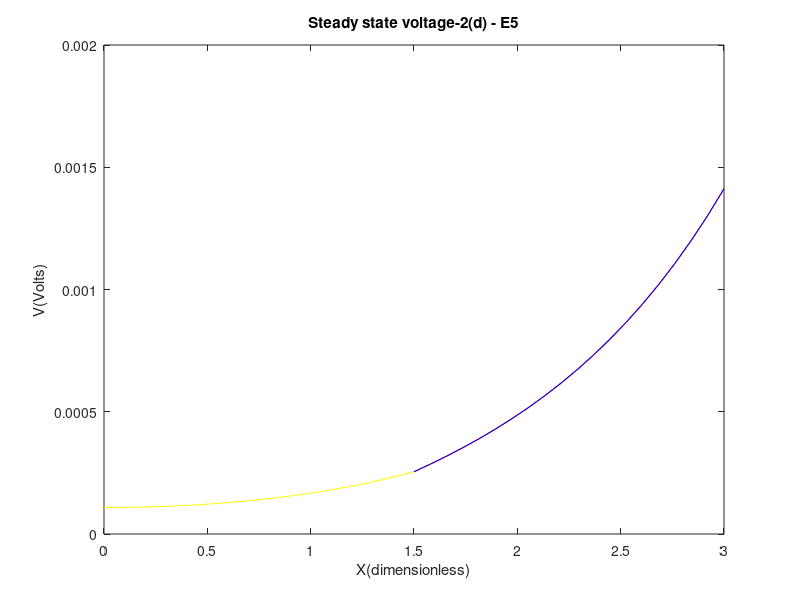

This chart was generated by the following MATLAB code:

%Defining matrix A and boundray conditions

% electrical constants and derived quantities for typical 
% mammalian dendrite

% Dimensions of compartments

d1 = 75e-4; 			% cm
d21 = 30e-4; 			% cm
d22 = 15e-4; 			% cm
% d21 = 47.2470e-4;       % E9 cm
% d22 = d21;               % E9 cm

l1 = 1.5;			% dimensionless
l21 = 3.0;			% dimensionless
l22 = 3.0;			% dimensionless

% Electrical properties of compartments

Rm = 6e3;			% Ohms cm^2
Rc = 90;			% Ohms cm
Rs = 1e6;			% Ohms

c1 = 2*(Rc*Rm)^(1/2)/pi;

rl1 = c1*d1^(-3/2);		% Ohms
rl21 = c1*d21^(-3/2);		% Ohms
rl22 = c1*d22^(-3/2);		% Ohms


% Applied current

iapp = 1e-9; 	% Amps

% Coefficient matrices

A = [1 -1 0 0 0 0;
     0 0 exp(-l21) exp(l21) 0 0;
     0 0 0 0 exp(-l22) exp(l22);
     exp(-l1) exp(l1) -exp(-l1) -exp(l1) 0 0;
     0 0 exp(-l1) exp(l1) -exp(-l1) -exp(l1);
     -exp(-l1) exp(l1) rl1*exp(-l1)/rl21 -rl1*exp(l1)/rl21 rl1*exp(-l1)/rl22 -rl1*exp(-l1)/rl22];

b = [rl1*iapp 0 0 0 0 0]';


%% Question 3 
% 
% 
% Calculating Values of coefficients
% 
% 

x=A\b;
display(x);
%% 
% Values of coefficients
%A1= 0.0007
%B1= 0.0000
%A21= 0.0011
%B21= -0.0000
%A22= 0.0011
%B22= -0.0000
% 
%Plotting the steady state voltage profiles
%
%% Question 4 


y1 = linspace(0, l1, 20);
y21 = linspace(l1, l21, 20);
y22 = linspace(l1, l22, 20);
v1 = x(1) * exp(-y1) + x(2) * exp(y1);
v21 = x(3) * exp(-y21) + x(4) * exp(y21);
v22 = x(5) * exp(-y22) + x(6) * exp(y22);
plot(y1, v1, 'y-', y21, v21, 'r-', y22, v22, 'b-');
xlabel('X (dimensionless)');
ylabel('V (volts)');
title('Steady-state voltage - E5'); 
% 
%Observations
%In this analysis, it's evident that the red line is not visible in the diagram, indicating either its
%equality or extreme proximity to the blue line. Since the yellow line, representing the parent
%branch, does not affect the daughter branches, it's reasonable to deduce that the red and
%blue lines are equivalent. Consequently, the steady-state voltage profiles of both daughter
%branches are identical.
%Moreover, the code confirms this deduction. By plotting the red and blue lines for the
%daughter branches, with the red line being imperceptible, it's apparent that the blue line has
%overwritten it. This alignment implies equality between the two lines and thus between the
%steady-state voltage profiles of the daughter branches.
%In summary, both the diagram and the code strongly support the conclusion that the
%steady-state voltage profiles of the two daughbranches arecare equual

% 
%% 4. Solutions for different boundary conditions 
% 
% 
% Plotting steady state voltage profiles for different boundary contions
% 
% 
% 
% Boundary condition 1-2(a)

A2_a=A;
A2_a(2,:) = [0 0 -exp(-l21) exp(l21) 0 0];
x=A2_a\b;
y1=linspace(0,l1,20);
y21=linspace(l1,l21,20);
y22=linspace(l1,l22,20);
v1=x(1)*exp(-y1)+x(2)*exp(y1);
v21=x(3)*exp(-y21)+x(4)*exp(y21);
v22=x(5)*exp(-y22)+x(6)*exp(y22);
plot(y1,v1,'y-',y21,v21,'r-',y22,v22,'b-');
xlabel('X(dimensionless)');
ylabel('V(Volts)');
title('Steady state voltage - E5')
%Boundary condition 2-2(b)

A2_b=A;
A2_b(2,:) = [0 0 -exp(-l21) exp(l21) 0 0];
A2_b(3,:) = [0 0 0 0 -exp(-l22) exp(l22)];
x=A2_b\b;
y1=linspace(0,l1,20);
y21=linspace(l1,l21,20);
y22=linspace(l1,l22,20);
v1=x(1)*exp(-y1)+x(2)*exp(y1);
v21=x(3)*exp(-y21)+x(4)*exp(y21);
v22=x(5)*exp(-y22)+x(6)*exp(y22);
plot(y1,v1,'y-',y21,v21,'r-',y22,v22,'b-');
xlabel('X(dimensionless)');
ylabel('V(Volts)');
title('Steady state voltage - E5');
% Boundary condition 3-2(c)

A2_c=A2_a;
b(1) = 0;
b(2) = rl21*iapp;
x=A2_c\b;
y1=linspace(0,l1,20);
y21=linspace(l1,l21,20);
y22=linspace(l1,l22,20);
v1=x(1)*exp(-y1)+x(2)*exp(y1);
v21=x(3)*exp(-y21)+x(4)*exp(y21);
v22=x(5)*exp(-y22)+x(6)*exp(y22);
plot(y1,v1,'y-',y21,v21,'r-',y22,v22,'b-');
xlabel('X(dimensionless)');
ylabel('V(Volts)');
title('Steady state voltage - E5');
% Boundary condition 4-2(b)

A2_d=A2_b;
b(3) = rl22*iapp;
x=A2_d\b;
y1=linspace(0,l1,20);
y21=linspace(l1,l21,20);
y22=linspace(l1,l22,20);
v1=x(1)*exp(-y1)+x(2)*exp(y1);
v21=x(3)*exp(-y21)+x(4)*exp(y21);
v22=x(5)*exp(-y22)+x(6)*exp(y22);
plot(y1,v1,'y-',y21,v21,'r-',y22,v22,'b-');
xlabel('X(dimensionless)');
ylabel('V(Volts)');
title('Steady state voltage - E5'); 
%% 
% 
%% Question 5 

%The positive right-hand side signifies a positive rate of change of voltage with respect to
%electrotonic distance 𝑋 at the end of the second daughter branch L22
%These positive rates of change suggest that the voltage increases as one moves away from
%the terminals of the daughter branches. This suggests an increase in membrane potential
%along the length of the daughter branch. A positive rate of change of voltage at the end of a
%daughter branch implies that the incoming signals are being summated or combined,
%potentially leading to an enhanced response in downstream neuronal elements.
%Overall, these positive derivatives indicate an upward trend in voltage towards the ends of
%the daughter branches in response to the specified boundary conditions.
%Steady-state voltage profile for for d21 = d22 = 47.2470 x 10^−4cm

%% Question 6 
% 
% 
%Redefining matrix A and boundray conditions
% 
% 
% 

% electrical constants and derived quantities for typical 
% mammalian dendrite

% Dimensions of compartments

d1 = 75e-4; 			% cm
%d21 = 30e-4; 			% cm
%d22 = 15e-4; 			% cm
d21 = 47.2470e-4;       % E9 cm
d22 = d21;               % E9 cm

l1 = 1.5;			% dimensionless
l21 = 3.0;			% dimensionless
l22 = 3.0;			% dimensionless

% Electrical properties of compartments

Rm = 6e3;			% Ohms cm^2
Rc = 90;			% Ohms cm
Rs = 1e6;			% Ohms

c1 = 2*(Rc*Rm)^(1/2)/pi;

rl1 = c1*d1^(-3/2);		% Ohms
rl21 = c1*d21^(-3/2);		% Ohms
rl22 = c1*d22^(-3/2);		% Ohms


% Applied current

iapp = 1e-9; 	% Amps

% Coefficient matrices

A = [1 -1 0 0 0 0;
     0 0 exp(-l21) exp(l21) 0 0;
     0 0 0 0 exp(-l22) exp(l22);
     exp(-l1) exp(l1) -exp(-l1) -exp(l1) 0 0;
     0 0 exp(-l1) exp(l1) -exp(-l1) -exp(l1);
     -exp(-l1) exp(l1) rl1*exp(-l1)/rl21 -rl1*exp(l1)/rl21 rl1*exp(-l1)/rl22 -rl1*exp(-l1)/rl22];

b = [rl1*iapp 0 0 0 0 0]';

%Recalculating coefficients of the equation

x=A\b;
display(x);
%Values of coefficients
%A1= 0.7189
%B1= -0.0014
%A21= 0.7275
%B21= -0.0018
%A22= 0.7275
%B22= -0.0018

%Replotting the steady state voltage profile for 2(b)

A2_b2=A;
A2_b2(2,:) = [0 0 -exp(-l21) exp(l21) 0 0];
A2_b2(3,:) = [0 0 0 0 -exp(-l22) exp(l22)];
x=A2_b2\b;
y1=linspace(0,l1,20);
y21=linspace(l1,l21,20);
y22=linspace(l1,l22,20);
v1=x(1)*exp(-y1)+x(2)*exp(y1);
v21=x(3)*exp(-y21)+x(4)*exp(y21);
v22=x(5)*exp(-y22)+x(6)*exp(y22);
plot(y1,v1,'y-',y21,v21,'r-',y22,v22,'b-');
xlabel('X(dimensionless)');
ylabel('V(Volts)');
title('Steady state voltage-2(b) - E5');
A2_d2=A2_b2;
b(3) = rl22*iapp;
b(1) = 0;
b(2) = rl21*iapp;

%Replotting the steady state voltage profile for 2(d)

x=A2_d2\b;
y1=linspace(0,l1,20);
y21=linspace(l1,l21,20);
y22=linspace(l1,l22,20);
v1=x(1)*exp(-y1)+x(2)*exp(y1);
v21=x(3)*exp(-y21)+x(4)*exp(y21);
v22=x(5)*exp(-y22)+x(6)*exp(y22);
plot(y1,v1,'y-',y21,v21,'r-',y22,v22,'b-');
xlabel('X(dimensionless)');
ylabel('V(Volts)');
title('Steady state voltage-2(d) - E5');
%% 
% _Observations*_                                   
%In both sets of graphs, as the boundary conditions for daughter branches are equal, the
%steady-state voltage profiles of the two daughter branches are equal. In comparing the
%current graphs with the previous ones the notable differences are:
%These graphs appear smoother, showing consistent voltage transitions along the
%daughter branches. This allows electrical impulses to be transmitted smoothly to the
%daughter cells.
%These two graphs are continuously differentiabl while the previous two are not.
%% 
% 
% 
% 
% 
%